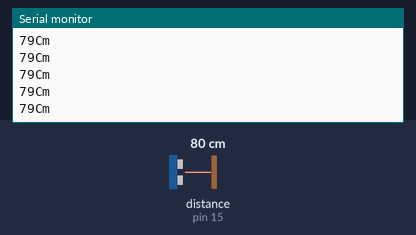
This sketch was run on a simulated Arduino Uno, built with avr-gcc and run on an emulated ATmega328P. Parts: the last lines printed to the serial monitor. Wiring (inferred from the names in the program): ultrasonic range finder: trigger pin 13; echo pin 15. The inputs (shaded band) are chosen by the test bench; at power-on: distance to the obstacle (sensor on pin 15) 80 cm. The echo pulse lasts 58.3 µs per cm.

Above: at 1.2 s.
1.3 s: distance to the obstacle (sensor on pin 15) set to 2 cm
At 1.59 s:
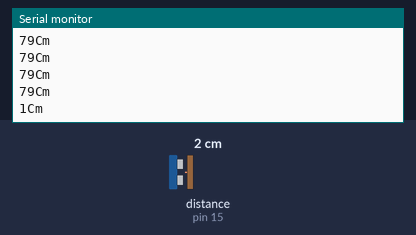
2.8 s: distance to the obstacle (sensor on pin 15) set to 4 cm
At 2.8 s:
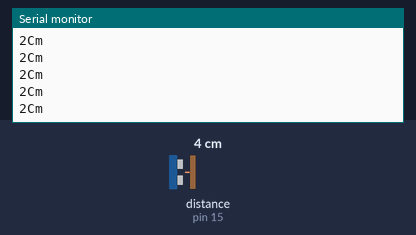
Timing chart, 0 to 5.8 s (numbered marks = the images above; inputs shaded):
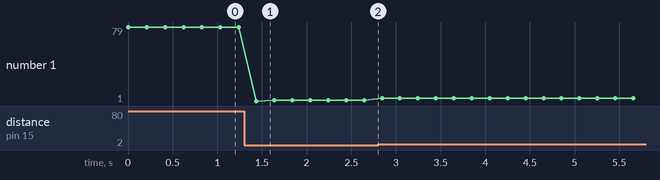

Measured:
- after the input at 1.3 s, the serial monitor: prints a new line after 0.14 s (image 1)
- plotted number 1: 79 → 2 after the input at 1.3 s, 2 → 4 after the input at 2.8 s

The sketch:

distance_alone.ino
```cpp
#define TRIGGERPIN 13//D7
#define ECHOPIN 15//D8

void setup() {
  // put your setup code here, to run once:
    Serial.begin(115200);
    pinMode(TRIGGERPIN, OUTPUT);
    pinMode(ECHOPIN, INPUT);

}

void loop() {
  // put your main code here, to run repeatedly:

  long duration, distance;
  digitalWrite(TRIGGERPIN, LOW);
  delayMicroseconds(3);

  digitalWrite(TRIGGERPIN, HIGH);
  delayMicroseconds(10);

  digitalWrite(TRIGGERPIN, LOW);
  duration = pulseIn(ECHOPIN, HIGH);
  distance = (duration/2) / 29.1;
  Serial.print(distance);
  Serial.println("Cm");
  Serial.println("");
  //Serial.println(potValue);
  delay(200);

}
```
